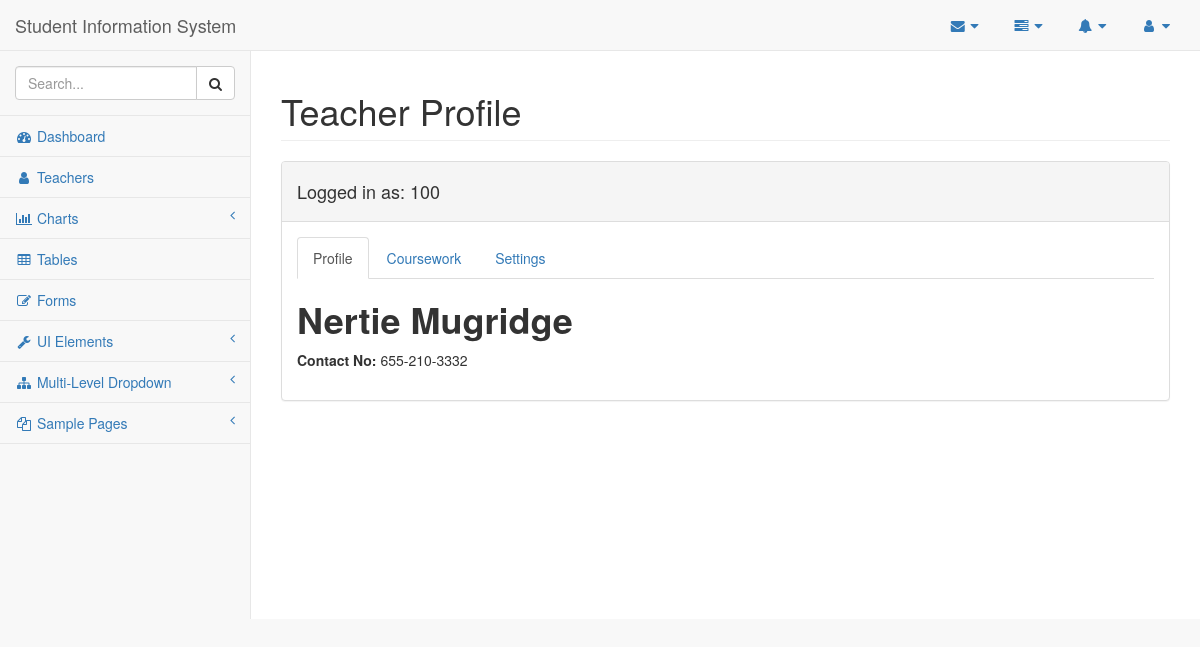
Page /view (signed in) on the committed database.
### tables this page shows
CREATE TABLE Teacher
(
 teacher_id    integer NOT NULL ,
 sub_code      integer NOT NULL ,
 teacher_name  text NOT NULL ,
 phone         numeric NOT NULL ,
 date_of_birth date NOT NULL ,
 password      text NOT NULL ,
PRIMARY KEY (teacher_id, sub_code),
FOREIGN KEY (sub_code) REFERENCES Subject(sub_code) ON DELETE CASCADE ON UPDATE CASCADE
);

### flaskapp.py (the view, shortened to what this page needs)
@app.route('/view', methods=['GET', 'POST'])
def view():
    global ID
    teacher = query_db("SELECT * FROM Teacher \
                         WHERE teacher_id=?", [ID], one=True)
    student_list = query_db("SELECT * FROM Student")
    if request.method == 'GET':
        if not session.get('logged_in'):
            return login()
        else:
            print(teacher)
            return render_template("user.html", id=ID, teacher=teacher, error=None, student_list=student_list)

### flaskapp.py (called while the page is built)
def get_db():
    db = getattr(g, '_database', None)
    if db is None:
        db = g._database = sqlite3.connect(DATABASE)
        db.row_factory = sqlite3.Row
    return db

def query_db(query, args=(), one=False):
    cur = get_db().execute(query, args)
    rv = cur.fetchall()
    cur.close()
    return (rv[0] if rv else None) if one else rv

@app.teardown_appcontext
def close_connection(exception):
    db = getattr(g, '_database', None)
    if db is not None:
        db.close()

### templates/user.html (shortened to what this page needs)
{% extends "base.html" %}
{% block title %}
Teacher Profile
{% endblock title %}
{% block content %}
<div class="panel panel-default">
  <div class="panel-heading">
    <h4>Logged in as: {{ teacher['teacher_id'] }}</h4>
  </div>
  <div class="panel-body">
    <ul class="nav nav-tabs">
      <li class="active"><a href="#profile" data-toggle="tab" aria-expanded="true">Profile</a>
      </li>
      <li><a href="#messages" data-toggle="tab">Coursework</a>
      </li>
      <li><a href="#settings" data-toggle="tab">Settings</a>
      </li>
    </ul>
    <div class="tab-content">
      <div class="tab-pane fade active in" id="profile">
        <h1><strong>{{ teacher['teacher_name'] }}</strong></h1>
        <p><label>Contact No: </label> {{ teacher['phone'] }}</p>
      </div>
    </div>
  </div>
</div>
</div>
{% endblock content%}

### rows in the picture
Teacher: teacher_id "100", teacher_name "Nertie Mugridge", phone "655-210-3332"
